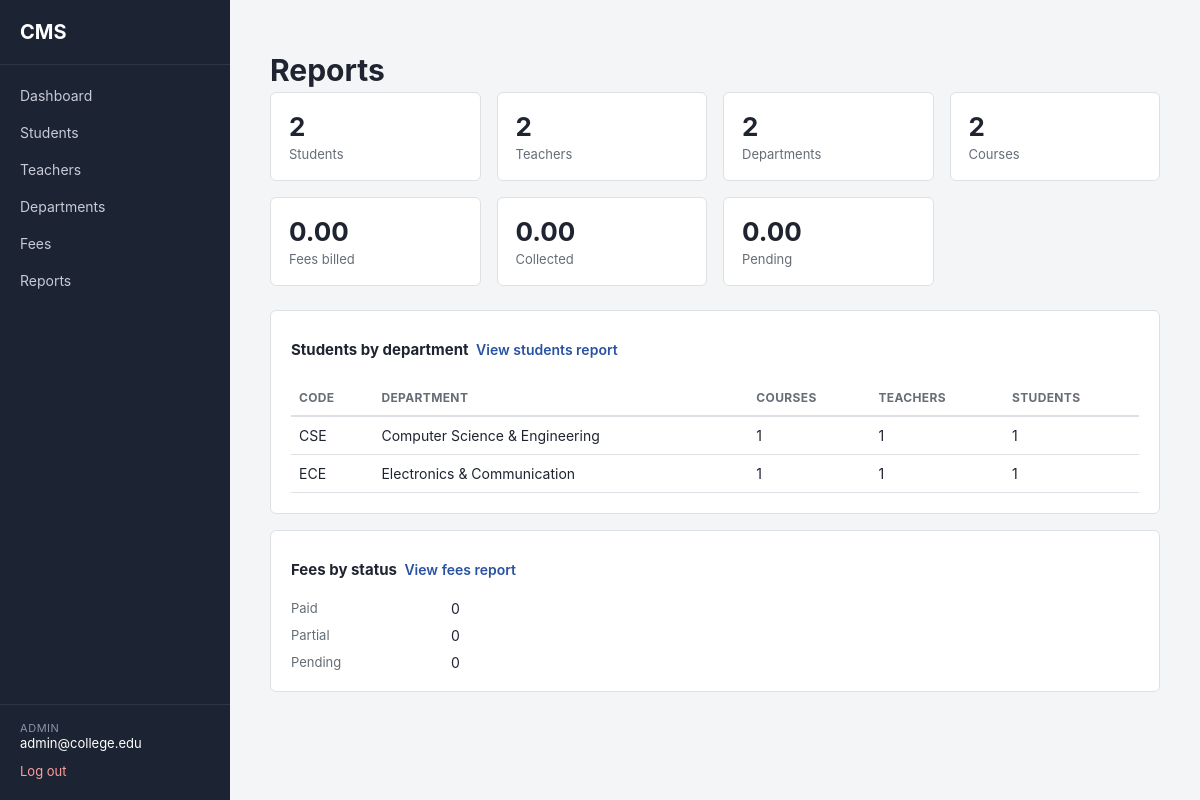
/admin/reports/ (signed in), run on an earlier commit of the app's database.
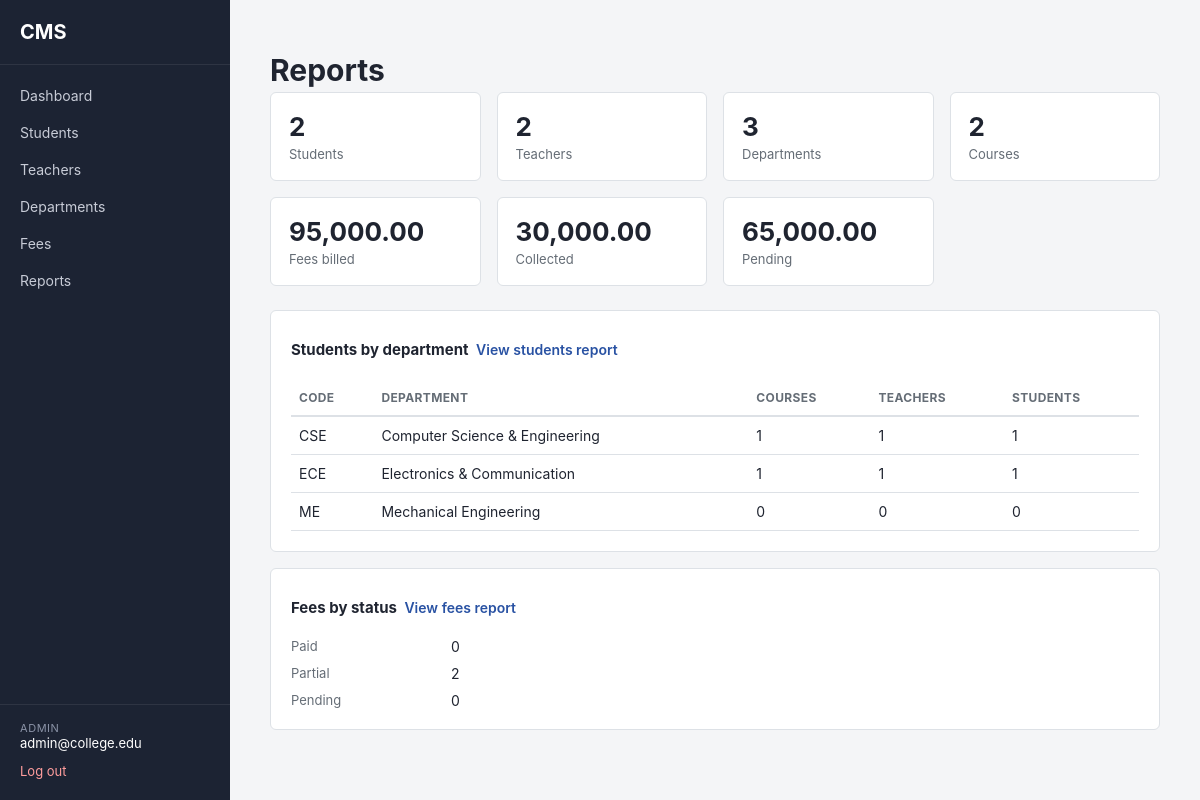
And on a later commit of the database.
### app/models/department.py (models this page shows, shortened)
class Department(db.Model, TimestampMixin):
    __tablename__ = "departments"
    id = db.Column(db.Integer, primary_key=True)
    name = db.Column(db.String(100), unique=True, nullable=False)
    code = db.Column(db.String(10), unique=True, nullable=False)  # e.g. "CSE"
    courses = db.relationship("Course", backref="department", lazy=True)
    teachers = db.relationship("Teacher", backref="department", lazy=True)

### app/routes/reports.py (the view)
@reports_bp.route("/")
@login_required
@role_required("admin")
def index():
    students = Student.query.count()
    teachers = Teacher.query.count()
    departments = Department.query.count()
    courses = Course.query.count()
    billed = float(
        db.session.query(db.func.coalesce(db.func.sum(Fee.total_amount), 0)).scalar()
    )
    collected = float(
        db.session.query(db.func.coalesce(db.func.sum(Payment.amount), 0)).scalar()
    )
    pending = round(billed - collected, 2)
    dept_rows = []
    for department in Department.query.order_by(Department.code).all():
        dept_rows.append(
            {
                "code": department.code,
                "name": department.name,
                "students": sum(len(c.students) for c in department.courses),
                "teachers": len(department.teachers),
                "courses": len(department.courses),
            }
        )
    fee_status_counts = {"paid": 0, "partial": 0, "pending": 0}
    for fee in Fee.query.all():
        fee_status_counts[fee.status()] += 1
    return render_template(
        "reports/index.html",
        counts={
            "students": students,
            "teachers": teachers,
            "departments": departments,
            "courses": courses,
        },
        money={"billed": billed, "collected": collected, "pending": pending},
        dept_rows=dept_rows,
        fee_status_counts=fee_status_counts,
    )

### app/__init__.py (called while the page is built)
@login_manager.user_loader
def load_user(user_id):
    from app.models.user import User
    return db.session.get(User, int(user_id))

### app/models/fee.py (called while the page is built)
    def paid_amount(self):
        return sum(p.amount for p in self.payments)

    def pending_amount(self):
        return round(self.total_amount - self.paid_amount(), 2)

    def status(self):
        if self.pending_amount() <= 0:
            return "paid"
        if self.paid_amount() > 0:
            return "partial"
        return "pending"

### app/models/user.py (called while the page is built)
    @property
    def is_active(self):
        return self.is_active_account

    def is_admin(self):
        return self.role == "admin"

### app/templates/reports/index.html (shortened to what this page needs)
{% extends "base.html" %}
{% block content %}
<div class="page-header">
    <h1>Reports</h1>
</div>
<div class="stat-grid">
    <div class="stat-card">
        <p class="stat-value">{{ counts.students }}</p>
        <p class="stat-label">Students</p>
    </div>
    <div class="stat-card">
        <p class="stat-value">{{ counts.teachers }}</p>
        <p class="stat-label">Teachers</p>
    </div>
    <div class="stat-card">
        <p class="stat-value">{{ counts.departments }}</p>
        <p class="stat-label">Departments</p>
    </div>
    <div class="stat-card">
        <p class="stat-value">{{ counts.courses }}</p>
        <p class="stat-label">Courses</p>
    </div>
    <div class="stat-card">
        <p class="stat-value">{{ money.billed | money }}</p>
        <p class="stat-label">Fees billed</p>
    </div>
    <div class="stat-card">
        <p class="stat-value">{{ money.collected | money }}</p>
        <p class="stat-label">Collected</p>
    </div>
    <div class="stat-card">
        <p class="stat-value">{{ money.pending | money }}</p>
        <p class="stat-label">Pending</p>
    </div>
</div>
<div class="card">
    <h2 class="card-title">
        Students by department
        <a href="{{ url_for('reports.students_report') }}" class="btn btn-link">View students report</a>
    </h2>
    {% if dept_rows %}
    <table class="data-table">
        <thead>
            <tr>
                <th>Code</th>
                <th>Department</th>
                <th>Courses</th>
                <th>Teachers</th>
                <th>Students</th>
            </tr>
        </thead>
        <tbody>
            {% for row in dept_rows %}
            <tr>
                <td>{{ row.code }}</td>
                <td>{{ row.name }}</td>
                <td>{{ row.courses }}</td>
                <td>{{ row.teachers }}</td>
                <td>{{ row.students }}</td>
            </tr>
            {% endfor %}
        </tbody>
    </table>
    {% else %}
    <p class="text-muted">No departments yet.</p>
    {% endif %}
</div>
<div class="card">
    <h2 class="card-title">
        Fees by status
        <a href="{{ url_for('reports.fees_report') }}" class="btn btn-link">View fees report</a>
    </h2>
    <dl class="detail-grid">
        <dt>Paid</dt><dd>{{ fee_status_counts["paid"] }}</dd>
        <dt>Partial</dt><dd>{{ fee_status_counts["partial"] }}</dd>
        <dt>Pending</dt><dd>{{ fee_status_counts["pending"] }}</dd>
    </dl>
</div>
{% endblock %}

What changed in the data, as far as the page shows it:
added Department: code "ME", name "Mechanical Engineering", courses "0", teachers "0", students "0"
Also different on the page:
{{ counts.departments }}: "2" → "3"
{{ money.billed | money }}: "0.00" → "95,000.00"
{{ money.collected | money }}: "0.00" → "30,000.00"
{{ money.pending | money }}: "0.00" → "65,000.00"
{{ fee_status_counts["partial"] }}: "0" → "2"
